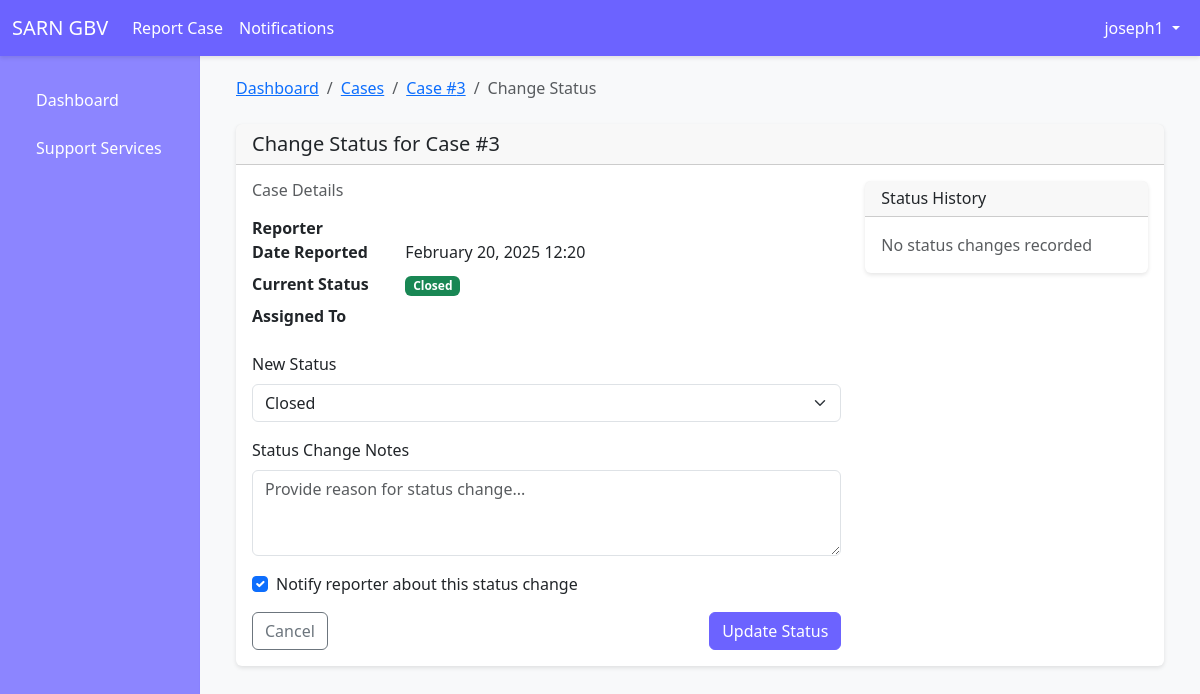
The page /change_status/3/ (signed in) on the database as committed earlier.
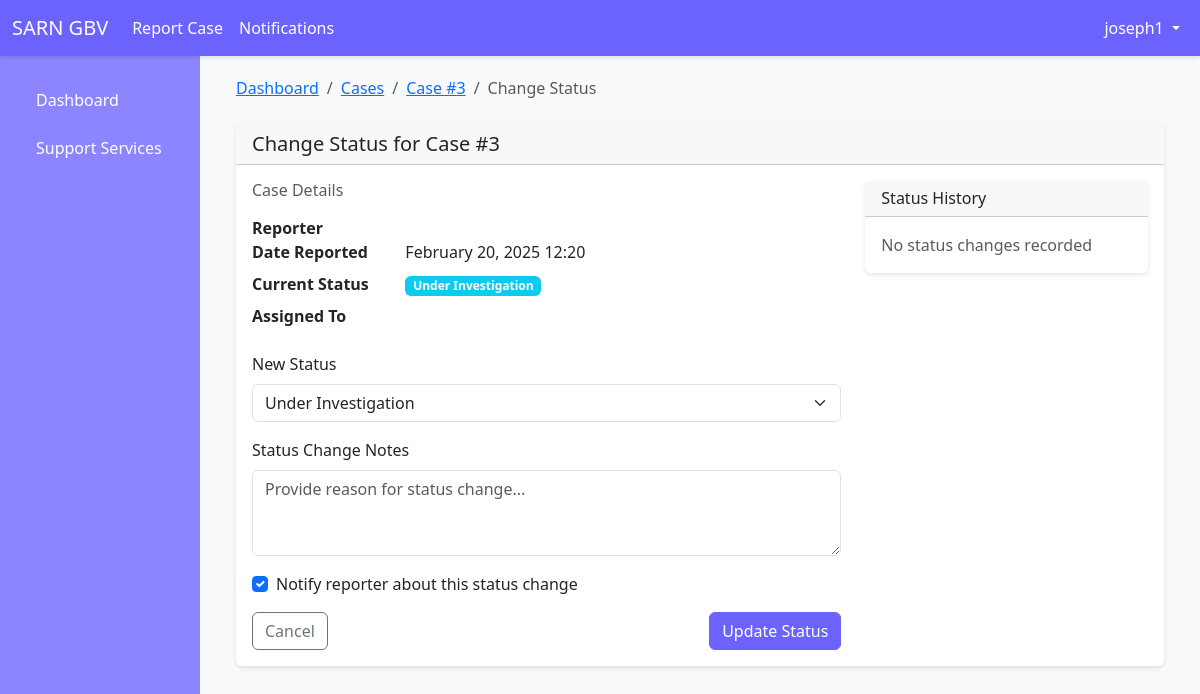
The same page on the database as committed later.
### cases/models.py (models this page shows, shortened)
class Case(models.Model):
    STATUS_CHOICES = [
        ('pending', 'Pending'),
        ('under_investigation', 'Under Investigation'),
        ('closed', 'Closed'),
    ]
    reporter = models.ForeignKey(User, on_delete=models.CASCADE, related_name="reported_cases")  # The person who reported the case
    assigned_provider = models.ForeignKey(User, on_delete=models.SET_NULL, null=True, blank=True, related_name="assigned_cases")
    description = models.TextField()
    status = models.CharField(max_length=20, choices=STATUS_CHOICES, default='pending')
    date_reported = models.DateTimeField(auto_now_add=True)
    evidence_file = models.FileField(upload_to='case_evidence/', blank=True, null=True)

### cases/views.py (the view, shortened to what this page needs)
# urls.py: path('change_status/<int:pk>/', login_required(ChangeCaseStatusView.as_view()), name='change_status'),
class ChangeCaseStatusView(LoginRequiredMixin, UpdateView):
    model = Case
    form_class = StatusChangeForm
    template_name = 'cases/update_case_status.html'
    def get_context_data(self, **kwargs):
        context = super().get_context_data(**kwargs)
        context['case'] = self.get_object()
        context['status_choices'] = Case.STATUS_CHOICES
        return context
    '''def get_status_history(self):
        return StatusChange.objects.filter(
            case=self.get_object()
        ).order_by('-date')'''

### cases/forms.py
class StatusChangeForm(forms.ModelForm):
    status_notes = forms.CharField(widget=forms.Textarea)
    notify_reporter = forms.BooleanField(required=False, initial=True)
    class Meta:
        model = Case
        fields = ['status']

### cases/templates/cases/update_case_status.html (shortened to what the changed rows need)
{% extends 'base.html' %}
{% block content %}
<div class="container-fluid">
    <nav aria-label="breadcrumb" class="mb-4">
        <ol class="breadcrumb">
            <li class="breadcrumb-item"><a href="{% url 'case_detail' case.id %}">Case #{{ case.id }}</a></li>
        </ol>
    </nav>
    <div class="card">
        <div class="card-header">
            <h5 class="mb-0">Change Status for Case #{{ case.id }}</h5>
        </div>
        <div class="card-body">
            <div class="row">
                <div class="col-md-8">
                    <div class="mb-4">
                        <dl class="row">
                            <dt class="col-sm-3">Reporter</dt>
                            <dd class="col-sm-9">{{ case.reporter.get_full_name }}</dd>
                            <dt class="col-sm-3">Date Reported</dt>
                            <dd class="col-sm-9">{{ case.date_reported|date:"F d, Y H:i" }}</dd>
                            <dt class="col-sm-3">Current Status</dt>
                            <dd class="col-sm-9">
                                <span class="badge {% if case.status == 'pending' %}bg-warning{% elif case.status == 'under_investigation' %}bg-info{% else %}bg-success{% endif %}">
                                    {{ case.get_status_display }}
                                </span>
                            </dd>
                            <dt class="col-sm-3">Assigned To</dt>
                            <dd class="col-sm-9">
                            </dd>
                        </dl>
                    </div>
                    <form method="post" class="needs-validation" novalidate>
                        <div class="mb-3">
                            <label for="status" class="form-label">New Status</label>
                            <select name="status" id="status" class="form-select" required>
                                {% for status_value, status_label in status_choices %}
                                <option value="{{ status_value }}" {% if status_value == case.status %}selected{% endif %}>
                                    {{ status_label }}
                                </option>
                                {% endfor %}
                            </select>
                        </div>
                    </form>
                </div>
            </div>
        </div>
    </div>
</div>
{% endblock %}

Rows that differ between the two databases and show on the page:
changed Case id 3: status "Closed" → "Under Investigation"
